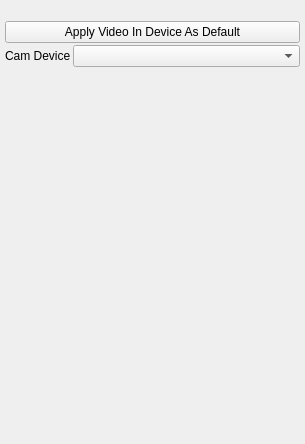
<?xml version="1.0" encoding="UTF-8"?>
<ui version="4.0">
 <class>AppletCamSettingsUi</class>
 <widget class="QWidget" name="AppletCamSettingsUi">
  <property name="geometry">
   <rect>
    <x>0</x>
    <y>0</y>
    <width>305</width>
    <height>444</height>
   </rect>
  </property>
  <property name="sizePolicy">
   <sizepolicy hsizetype="Preferred" vsizetype="Preferred">
    <horstretch>0</horstretch>
    <verstretch>0</verstretch>
   </sizepolicy>
  </property>
  <property name="contextMenuPolicy">
   <enum>Qt::ContextMenuPolicy::ActionsContextMenu</enum>
  </property>
  <property name="windowTitle">
   <string>Web Cam Client</string>
  </property>
  <property name="sizeGripEnabled" stdset="0">
   <bool>true</bool>
  </property>
  <layout class="QVBoxLayout" name="verticalLayout">
   <property name="spacing">
    <number>2</number>
   </property>
   <property name="leftMargin">
    <number>5</number>
   </property>
   <property name="topMargin">
    <number>5</number>
   </property>
   <property name="rightMargin">
    <number>5</number>
   </property>
   <property name="bottomMargin">
    <number>5</number>
   </property>
   <item>
    <widget class="QLabel" name="m_StatusMsgLabel">
     <property name="sizePolicy">
      <sizepolicy hsizetype="Preferred" vsizetype="Fixed">
       <horstretch>0</horstretch>
       <verstretch>0</verstretch>
      </sizepolicy>
     </property>
     <property name="text">
      <string/>
     </property>
    </widget>
   </item>
   <item>
    <widget class="QPushButton" name="m_ApplyVideoInDeviceButton">
     <property name="text">
      <string>Apply Video In Device As Default</string>
     </property>
    </widget>
   </item>
   <item>
    <layout class="QHBoxLayout" name="horizontalLayout_2">
     <item>
      <widget class="QLabel" name="m_InDeviceLabel">
       <property name="text">
        <string>Cam Device</string>
       </property>
      </widget>
     </item>
     <item>
      <widget class="QComboBox" name="m_InDeviceComboBox">
       <property name="sizePolicy">
        <sizepolicy hsizetype="Expanding" vsizetype="Fixed">
         <horstretch>0</horstretch>
         <verstretch>0</verstretch>
        </sizepolicy>
       </property>
      </widget>
     </item>
    </layout>
   </item>
   <item>
    <widget class="VidWidget" name="m_CamVidWidget" native="true">
     <property name="sizePolicy">
      <sizepolicy hsizetype="Expanding" vsizetype="Expanding">
       <horstretch>0</horstretch>
       <verstretch>0</verstretch>
      </sizepolicy>
     </property>
    </widget>
   </item>
  </layout>
 </widget>
 <customwidgets>
  <customwidget>
   <class>VidWidget</class>
   <extends>QWidget</extends>
   <header location="global">VidWidget.h</header>
   <container>1</container>
  </customwidget>
 </customwidgets>
 <resources/>
 <connections/>
</ui>
